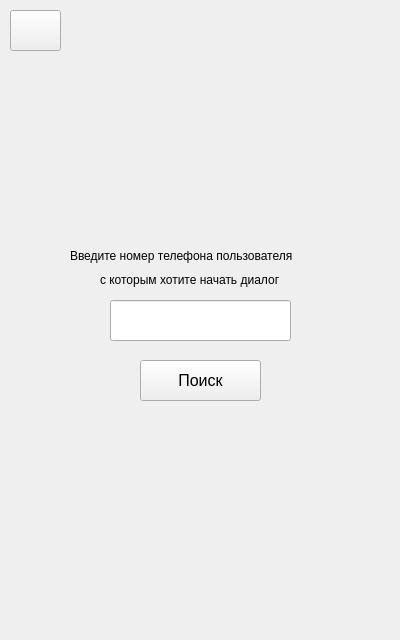
<?xml version="1.0" encoding="UTF-8"?>
<ui version="4.0">
 <class>createChat</class>
 <widget class="QWidget" name="createChat">
  <property name="geometry">
   <rect>
    <x>0</x>
    <y>0</y>
    <width>400</width>
    <height>640</height>
   </rect>
  </property>
  <property name="windowTitle">
   <string>Form</string>
  </property>
  <widget class="QPushButton" name="backButton">
   <property name="geometry">
    <rect>
     <x>10</x>
     <y>10</y>
     <width>51</width>
     <height>41</height>
    </rect>
   </property>
   <property name="text">
    <string/>
   </property>
  </widget>
  <widget class="QPushButton" name="findButton">
   <property name="geometry">
    <rect>
     <x>140</x>
     <y>360</y>
     <width>121</width>
     <height>41</height>
    </rect>
   </property>
   <property name="font">
    <font>
     <pointsize>12</pointsize>
    </font>
   </property>
   <property name="text">
    <string>Поиск</string>
   </property>
  </widget>
  <widget class="QLabel" name="createaLabel">
   <property name="geometry">
    <rect>
     <x>110</x>
     <y>10</y>
     <width>251</width>
     <height>41</height>
    </rect>
   </property>
   <property name="font">
    <font>
     <pointsize>12</pointsize>
     <weight>75</weight>
     <bold>true</bold>
    </font>
   </property>
   <property name="text">
    <string/>
   </property>
  </widget>
  <widget class="QLineEdit" name="phoneNumberEdit">
   <property name="geometry">
    <rect>
     <x>110</x>
     <y>300</y>
     <width>181</width>
     <height>41</height>
    </rect>
   </property>
   <property name="font">
    <font>
     <pointsize>12</pointsize>
    </font>
   </property>
  </widget>
  <widget class="QLabel" name="label_2">
   <property name="geometry">
    <rect>
     <x>70</x>
     <y>240</y>
     <width>281</width>
     <height>31</height>
    </rect>
   </property>
   <property name="font">
    <font>
     <pointsize>9</pointsize>
    </font>
   </property>
   <property name="text">
    <string>Введите номер телефона пользователя</string>
   </property>
  </widget>
  <widget class="QLabel" name="label_3">
   <property name="geometry">
    <rect>
     <x>100</x>
     <y>270</y>
     <width>231</width>
     <height>20</height>
    </rect>
   </property>
   <property name="font">
    <font>
     <pointsize>9</pointsize>
    </font>
   </property>
   <property name="text">
    <string>с которым хотите начать диалог</string>
   </property>
  </widget>
  <widget class="QLabel" name="headerLabel">
   <property name="geometry">
    <rect>
     <x>0</x>
     <y>0</y>
     <width>400</width>
     <height>60</height>
    </rect>
   </property>
   <property name="text">
    <string/>
   </property>
  </widget>
  <zorder>headerLabel</zorder>
  <zorder>backButton</zorder>
  <zorder>findButton</zorder>
  <zorder>createaLabel</zorder>
  <zorder>phoneNumberEdit</zorder>
  <zorder>label_2</zorder>
  <zorder>label_3</zorder>
 </widget>
 <resources/>
 <connections/>
</ui>
